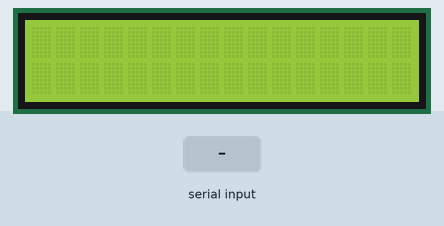
Recording of a sketch running on a simulated Arduino Uno, built with avr-gcc and run on an emulated ATmega328P. Shown: 16×2 character LCD. The inputs (shaded band) are chosen by the test bench. What the sketch prints to the serial monitor is not drawn.

Above: at 1.2 s.
1.3 s: "90,45," received over Serial
At 3.0 s:
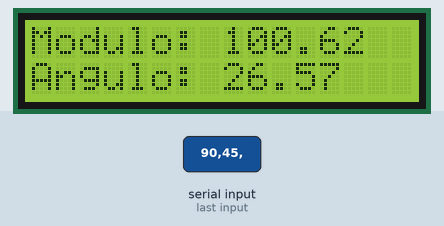
3.8 s: "30,150," received over Serial
At 6.0 s:
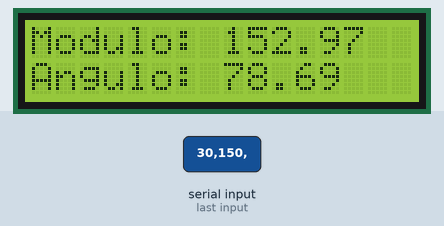
6.3 s: "5," received over Serial
At 8.3 s:
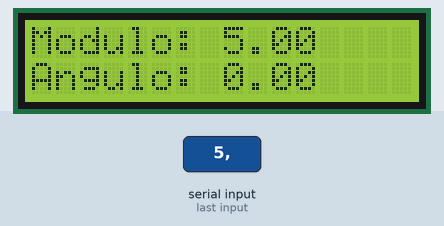
8.8 s: "90," received over Serial
At 10.3 s:
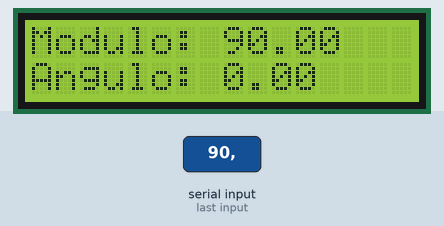
11.3 s: "200," received over Serial
At 13.5 s:
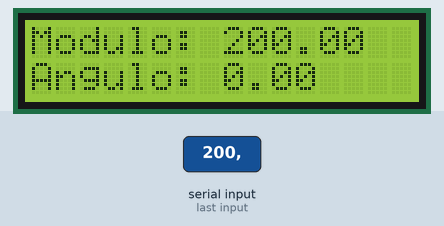
13.8 s: "1,90," received over Serial
At 15.5 s:
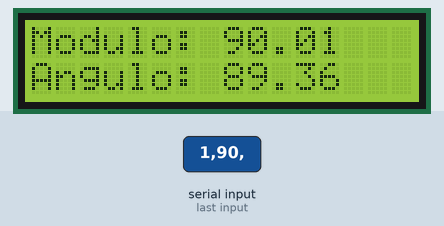
Timing chart, 0 to 17.0 s (numbered marks = the images above; inputs shaded):
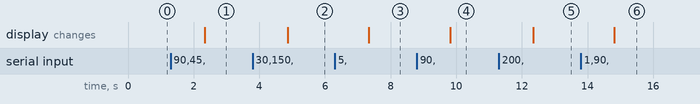

The sketch:

4.ino
```cpp
/*
Realizar un programa donde se ingresen por terminal serie los valores de las
coordenadas rectangulares y se muestren en el display LCD el valor del módulo
y el ángulo en coordenadas polares
*/

#include <LiquidCrystal.h>

const int rs = 8, en = 2, d4 = 10, d5 = 11, d6 = 12, d7 = 13;
LiquidCrystal lcd(rs, en, d4, d5, d6, d7);

void setup() {
  lcd.begin(16, 2);
  Serial.begin(9600);
}

void loop() {
  Serial.println("Ingrese las coordenadas rectangulares separadas por una coma: ");
  if (Serial.available() > 0) {
    String xStr = Serial.readStringUntil(',');
    String yStr = Serial.readStringUntil('\n');
    float x = xStr.toFloat();
    float y = yStr.toFloat();

    float modulo = sqrt(x * x + y * y);
    float angulo = atan2(y, x) * 180 / PI;

    lcd.clear();
    lcd.setCursor(0, 0);
    lcd.print("Modulo: ");
    lcd.print(modulo);

    lcd.setCursor(0, 1);
    lcd.print("Angulo: ");
    lcd.print(angulo);
  }
}
```

Measured:
- after the input at 1.3 s, the display: changes after 1.0 s (image 1)
- after the input at 3.8 s, the display: changes after 1.1 s (image 2)
- after the input at 6.3 s, the display: changes after 1.0 s (image 3)
- after the input at 8.8 s, the display: changes after 1.0 s (image 4)
- after the input at 11.3 s, the display: changes after 1.0 s (image 5)
- after the input at 13.8 s, the display: changes after 1.0 s (image 6)
